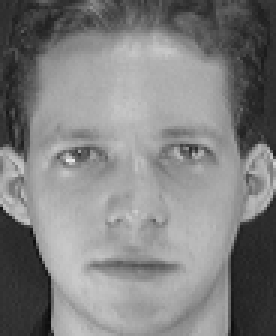
#> input picture images/faces/s1/1.pgm, 92 x 112 px (shown 3 times larger); its folder holds only this picture in this run
$ python eigenfaces.py
#> lines starting #> are read from the running program, lines starting #| are printed output that depends on the picture
import os
import numpy as np
import cv2
import matplotlib.pyplot as plt


def load_faces(directory, image_size=(92, 112)):
    images = []
    for subdir in sorted(os.listdir(directory)):
        subdir = os.path.join(directory, subdir)
        if os.path.isdir(subdir):
            for filename in sorted(os.listdir(subdir)):
                filepath = os.path.join(subdir, filename)
                img = cv2.imread(filepath, cv2.IMREAD_GRAYSCALE)
                if img is not None:
                    img_resized = cv2.resize(img, image_size)
                    images.append(img_resized)
    return np.array(images)


def compute_eigenfaces(images, num_components=10):
    n_samples, h, w = images.shape
    flattened = images.reshape(n_samples, -1)

    mean_faces = np.mean(flattened, axis=0)
    centered_data = flattened - mean_faces

    covariance_matrix = np.dot(centered_data, centered_data.T)

    eigenvalues, eigenvectors = np.linalg.eig(covariance_matrix)

    sorted_indices = np.argsort(eigenvalues)[::-1]
    eigenvectors = eigenvectors[:, sorted_indices]

    eigenfaces = np.dot(centered_data.T, eigenvectors)

    eigenfaces = eigenfaces[:, :num_components]
    eigenfaces /= np.linalg.norm(eigenfaces, axis=0)

    return mean_faces, eigenfaces, (h, w)


def display_eigenfaces(mean_face, eigenfaces, image_shape):
    h, w = image_shape
    plt.figure(figsize=(10, 5))
    plt.subplot(2, 6, 1)
    plt.title("Mean Face")
    plt.imshow(mean_face.reshape(h, w), cmap="gray")
    plt.axis('off')

    for i in range(eigenfaces.shape[1]):
        plt.subplot(2, 6, i + 2)
        plt.title(f"Eigenface {i + 1}")
        plt.imshow(eigenfaces[:, i].reshape(h, w), cmap="gray")
        plt.axis('off')
    plt.tight_layout()
    plt.show()


def main() -> None:
    images = load_faces("../images/faces")
#> in load_faces, img is the input picture: shape (112, 92); min 11, max 234, mean 128.3

    mean_face, eigenfaces, image_shape = compute_eigenfaces(images)
#> in compute_eigenfaces, `mean_faces = np.mean(flattened, axis=0)`: mean_faces = 10304 values, max 204 at index 4900, min 8 at index 9492, mean 111.7
#> in compute_eigenfaces, `covariance_matrix = np.dot(centered_data, centered_data.T)`: covariance_matrix = [[11660925.5, -11660925.5], [-11660925.5, 11660925.5]]
#> in compute_eigenfaces, `eigenvalues, eigenvectors = np.linalg.eig(covariance_matrix)`: eigenvalues = [23321851, -1.86e-09]; eigenvectors = [[0.707, 0.707], [-0.707, 0.707]]
#> in compute_eigenfaces, `sorted_indices = np.argsort(eigenvalues)[::-1]`: sorted_indices = [0, 1]
#> in compute_eigenfaces, `eigenfaces = np.dot(centered_data.T, eigenvectors)`: eigenfaces = 10304 pairs, first value -98.29 to 121.6, second value -1.04e-14 to 1.18e-14
#> in compute_eigenfaces, `eigenfaces /= np.linalg.norm(eigenfaces, axis=0)`: eigenfaces = 10304 pairs, first value -0.0204 to 0.0252, second value -0.0263 to 0.0297
#> mean_face has the same summary as mean_faces in compute_eigenfaces; image_shape = (112, 92)

    display_eigenfaces(mean_face, eigenfaces, image_shape)
#> in display_eigenfaces, `h, w = image_shape`: h = 112; w = 92
#> in display_eigenfaces, `plt.show()`:
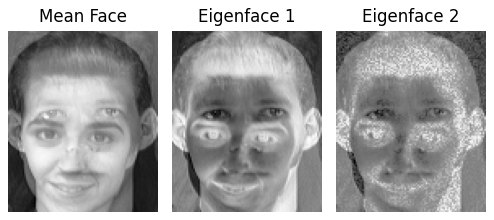
#> figure drawn by matplotlib, 3 panels


if __name__ == '__main__':
    main()
